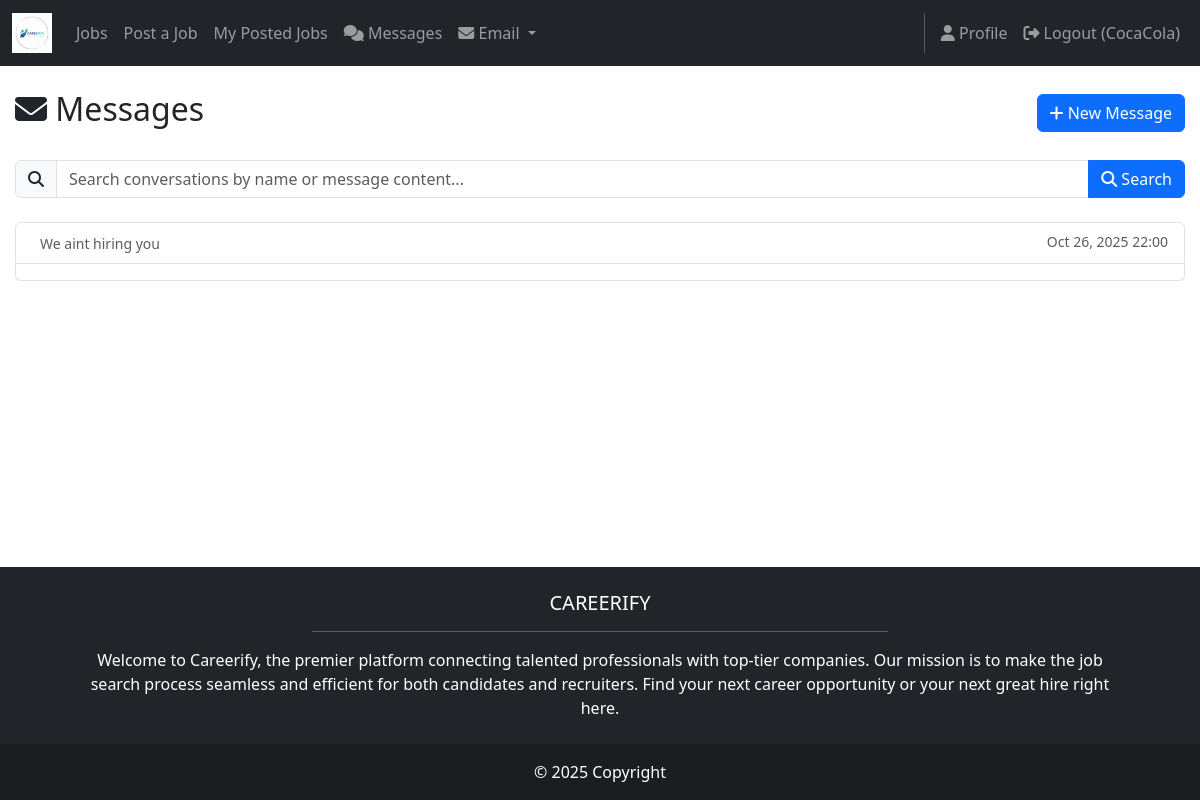
The app's page /messages/ (signed in) with its own data.
### messaging/models.py (models this page shows, shortened)
class Conversation(models.Model):
    participants = models.ManyToManyField(User, related_name='conversations')
    created_at = models.DateTimeField(auto_now_add=True)
    updated_at = models.DateTimeField(auto_now=True)
    class Meta:
        ordering = ['-updated_at']
    def get_latest_message(self):
        return self.messages.order_by('-timestamp').first()

class Message(models.Model):
    conversation = models.ForeignKey(Conversation, on_delete=models.CASCADE, related_name='messages')
    sender = models.ForeignKey(User, on_delete=models.CASCADE, related_name='sent_messages')
    content = models.TextField()
    timestamp = models.DateTimeField(auto_now_add=True)
    is_read = models.BooleanField(default=False)
    class Meta:
        ordering = ['timestamp']

### messaging/views.py (the view, shortened to what this page needs)
# urls.py: path('', views.inbox, name='inbox'),
@login_required
def inbox(request):
    search_query = request.GET.get('search', '').strip()
    conversations = Conversation.objects.filter(participants=request.user).annotate(
        latest_message_time=Max('messages__timestamp')
    )
    conversations = conversations.order_by('-latest_message_time')
    for conversation in conversations:
        unread_count = Message.objects.filter(
            conversation=conversation,
            is_read=False
        ).exclude(sender=request.user).count()
        conversation.unread_count = unread_count
    context = {
        'conversations': conversations,
        'search_query': search_query,
    }
    return render(request, 'messaging/inbox.html', context)

### messaging/context_processors.py (called while the page is built)
def unread_message_count(request):
    if request.user.is_authenticated:
        unread_count = Message.objects.filter(
            conversation__participants=request.user,
            is_read=False
        ).exclude(sender=request.user).count()
        return {'unread_message_count': unread_count}
    return {'unread_message_count': 0}

### messaging/templates/messaging/inbox.html (shortened to what this page needs)
{% extends 'base.html' %}
{% load static %}
{% block content %}
<div class="container mt-4">
    <div class="row">
        <div class="col-12">
            <div class="d-flex justify-content-between align-items-center mb-4">
                <h2><i class="fas fa-envelope"></i> Messages</h2>
                <a href="{% url 'messaging:user_list' %}" class="btn btn-primary">
                    <i class="fas fa-plus"></i> New Message
                </a>
            </div>
            <div class="row mb-4">
                <div class="col-12">
                    <form method="get" class="d-flex">
                        <div class="input-group">
                            <span class="input-group-text">
                                <i class="fas fa-search"></i>
                            </span>
                            <input type="text"
                                   name="search"
                                   class="form-control"
                                   placeholder="Search conversations by name or message content..."
                                   value="{{ search_query }}"
                                   autocomplete="off">
                            <button class="btn btn-primary" type="submit">
                                <i class="fas fa-search"></i> Search
                            </button>
                        </div>
                    </form>
                </div>
            </div>
            {% if conversations %}
                <div class="list-group">
                    {% for conversation in conversations %}
                        <a href="{% url 'messaging:conversation_detail' conversation.id %}"
                           class="list-group-item list-group-item-action d-flex justify-content-between align-items-start">
                            <div class="ms-2 me-auto">
                                {% if conversation.get_latest_message %}
                                    <small class="text-muted">
                                        {{ conversation.get_latest_message.content|truncatechars:50 }}
                                    </small>
                                {% endif %}
                            </div>
                            <div class="text-end">
                                {% if conversation.get_latest_message %}
                                    <small class="text-muted d-block">
                                        {{ conversation.get_latest_message.timestamp|date:"M d, Y H:i" }}
                                    </small>
                                {% endif %}
                            </div>
                        </a>
                    {% endfor %}
                </div>
            {% endif %}
        </div>
    </div>
</div>
{% endblock %}

### JobRecruiter/templates/base.html (shortened to what this page needs)
<!DOCTYPE html>
<html>
    {%load static%}
  <head>
    <link href=
      "https://cdn.jsdelivr.net/npm/bootstrap@5.3.3/dist/css/bootstrap.min.css" rel="stylesheet">
    <link rel= "stylesheet"  href="https://cdnjs.cloudflare.com/ajax/libs/font-awesome/6.1.1/css/all.min.css">
    <link rel="stylesheet" type="text/css" href="{% static 'css/style.css' %}">
  </head>
  <body class="d-flex flex-column min-vh-100">
    <nav class="navbar navbar-expand-lg navbar-dark bg-dark">
    <div class="container-fluid">
        <a class="navbar-brand" href="{% url 'home.index' %}">
            <img src="{% static 'img/careerifylogo.png' %}" alt="Logo" height="40">
        </a>
        <div class="collapse navbar-collapse" id="mainNavbar">
            <ul class="navbar-nav me-auto mb-2 mb-lg-0">
                <li class="nav-item">
                    <a class="nav-link" href="{% url 'jobpostings:list' %}">Jobs</a>
                </li>
                {% if user.is_authenticated and user.profile.account_type == 'employer' %}
                <li class="nav-item">
                    <a class="nav-link" href="{% url 'jobpostings:create' %}">Post a Job</a>
                </li>
                <li class="nav-item">
                  <a class="nav-link" href="{% url 'jobpostings:my_posted_jobs' %}">My Posted Jobs</a>
              </li>
                {% endif %}
                {% if user.is_authenticated %}
                <li class="nav-item">
                    <a class="nav-link" href="{% url 'messaging:inbox' %}">
                        <i class="fas fa-comments"></i> Messages
                    </a>
                </li>
                <li class="nav-item dropdown">
                    <a class="nav-link dropdown-toggle" href="#" id="emailDropdown" role="button" data-bs-toggle="dropdown" aria-expanded="false">
                        <i class="fas fa-envelope"></i> Email
                    </a>
                </li>
                {% endif %}
                </ul>
                <div class="navbar-nav">
                  {% if user.is_authenticated %}
                      <a class="nav-link" href="{% url 'accounts.profile' %}">
                          <i class="fas fa-user"></i> Profile
                      </a>
                      <a class="nav-link" href="{% url 'accounts.logout' %}">
                          <i class="fas fa-sign-out-alt"></i> Logout ({{ user.username }})
                      </a>
                  {% endif %}
              </div>
        </div>
    </div>
</nav>
    <main>
      {% block content %}
      {% endblock content %}
    </main>
    <footer class="bg-dark text-center text-white">
      <div class="container p-4 pb-0">
        <section class="mb-4">
          <h5 class="text-uppercase">Careerify</h5>
          <hr class="w-50 mx-auto" />
          <p class="px-md-5">
            Welcome to Careerify, the premier platform connecting talented professionals with top-tier companies. Our mission is to make the job search process seamless and efficient for both candidates and recruiters. Find your next career opportunity or your next great hire right here.
          </p>
        </section>
        </div>
      <div class="text-center p-3" style="background-color: rgba(0, 0, 0, 0.2);">
        © 2025 Copyright
      </div>
      </footer>
  </body>
</html>

### JobRecruiter/static/css/style.css (style rules this page uses)
.text-center { text-align: center !important; }
.container { max-width: 1200px; margin: 0 auto; padding: 0 15px; }
main { flex: 1; }

### records on screen
Conversation: get_latest_message.content "We aint hiring you", get_latest_message.timestamp "Oct 26, 2025 22:00"

### other values on screen
{{ user.username }} "CocaCola"
